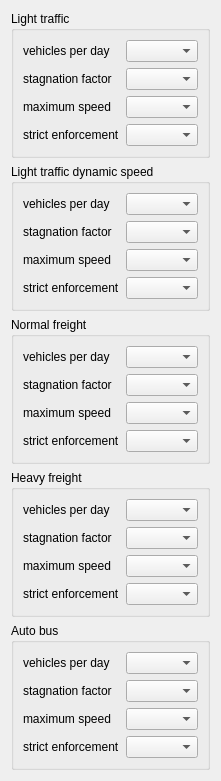
                <widget class="QWidget" name="page_veh_srm2">
                 <layout class="QVBoxLayout" name="verticalLayout_5">
                  <item>
                   <widget class="QGroupBox" name="groupBox_rd_v_lt1">
                    <property name="title">
                     <string>Light traffic</string>
                    </property>
                    <layout class="QGridLayout" name="gridLayout_11">
                     <item row="5" column="0">
                      <widget class="QLabel" name="label_rd_v_lt1_strict">
                       <property name="text">
                        <string>strict enforcement</string>
                       </property>
                      </widget>
                     </item>
                     <item row="1" column="0">
                      <widget class="QLabel" name="label_rd_v_lt1_stagnation">
                       <property name="text">
                        <string>stagnation factor</string>
                       </property>
                      </widget>
                     </item>
                     <item row="5" column="1">
                      <widget class="QgsFieldComboBox" name="fcb_rd_v_lt1_strict"/>
                     </item>
                     <item row="2" column="1">
                      <widget class="QgsFieldComboBox" name="fcb_rd_v_lt1_maxspeed"/>
                     </item>
                     <item row="2" column="0">
                      <widget class="QLabel" name="label_rd_v_lt1_maxspeed">
                       <property name="text">
                        <string>maximum speed</string>
                       </property>
                      </widget>
                     </item>
                     <item row="1" column="1">
                      <widget class="QgsFieldComboBox" name="fcb_rd_v_lt1_stagnation"/>
                     </item>
                     <item row="0" column="0">
                      <widget class="QLabel" name="label_rd_v_lt1_vehicles_per_time">
                       <property name="text">
                        <string>vehicles per day</string>
                       </property>
                      </widget>
                     </item>
                     <item row="0" column="1">
                      <widget class="QgsFieldComboBox" name="fcb_rd_v_lt1_vehicles_per_time"/>
                     </item>
                    </layout>
                   </widget>
                  </item>
                  <item>
                   <widget class="QGroupBox" name="groupBox_rd_v_lt2">
                    <property name="title">
                     <string>Light traffic dynamic speed</string>
                    </property>
                    <layout class="QGridLayout" name="gridLayout_13">
                     <item row="0" column="0">
                      <widget class="QLabel" name="label_rd_v_lt2_vehicles_per_time">
                       <property name="text">
                        <string>vehicles per day</string>
                       </property>
                      </widget>
                     </item>
                     <item row="0" column="1">
                      <widget class="QgsFieldComboBox" name="fcb_rd_v_lt2_vehicles_per_time"/>
                     </item>
                     <item row="5" column="0">
                      <widget class="QLabel" name="label_rd_v_lt2_strict">
                       <property name="text">
                        <string>strict enforcement</string>
                       </property>
                      </widget>
                     </item>
                     <item row="2" column="0">
                      <widget class="QLabel" name="label_rd_v_lt2_maxspeed">
                       <property name="text">
                        <string>maximum speed</string>
                       </property>
                      </widget>
                     </item>
                     <item row="5" column="1">
                      <widget class="QgsFieldComboBox" name="fcb_rd_v_lt2_strict"/>
                     </item>
                     <item row="2" column="1">
                      <widget class="QgsFieldComboBox" name="fcb_rd_v_lt2_maxspeed"/>
                     </item>
                     <item row="1" column="0">
                      <widget class="QLabel" name="label_rd_v_lt2_stagnation">
                       <property name="text">
                        <string>stagnation factor</string>
                       </property>
                      </widget>
                     </item>
                     <item row="1" column="1">
                      <widget class="QgsFieldComboBox" name="fcb_rd_v_lt2_stagnation"/>
                     </item>
                    </layout>
                   </widget>
                  </item>
                  <item>
                   <widget class="QGroupBox" name="groupBox_rd_v_nf">
                    <property name="title">
                     <string>Normal freight</string>
                    </property>
                    <layout class="QGridLayout" name="gridLayout_14">
                     <item row="1" column="1">
                      <widget class="QgsFieldComboBox" name="fcb_rd_v_nf_stagnation"/>
                     </item>
                     <item row="2" column="1">
                      <widget class="QgsFieldComboBox" name="fcb_rd_v_nf_maxspeed"/>
                     </item>
                     <item row="2" column="0">
                      <widget class="QLabel" name="label_rd_v_nf_maxspeed">
                       <property name="text">
                        <string>maximum speed</string>
                       </property>
                      </widget>
                     </item>
                     <item row="5" column="1">
                      <widget class="QgsFieldComboBox" name="fcb_rd_v_nf_strict"/>
                     </item>
                     <item row="5" column="0">
                      <widget class="QLabel" name="label_rd_v_nf_strict">
                       <property name="text">
                        <string>strict enforcement</string>
                       </property>
                      </widget>
                     </item>
                     <item row="0" column="0">
                      <widget class="QLabel" name="label_rd_v_nf_vehicles_per_time">
                       <property name="text">
                        <string>vehicles per day</string>
                       </property>
                      </widget>
                     </item>
                     <item row="0" column="1">
                      <widget class="QgsFieldComboBox" name="fcb_rd_v_nf_vehicles_per_time"/>
                     </item>
                     <item row="1" column="0">
                      <widget class="QLabel" name="label_rd_v_nf_stagnation">
                       <property name="text">
                        <string>stagnation factor</string>
                       </property>
                      </widget>
                     </item>
                    </layout>
                   </widget>
                  </item>
                  <item>
                   <widget class="QGroupBox" name="groupBox_rd_v_hf">
                    <property name="title">
                     <string>Heavy freight</string>
                    </property>
                    <layout class="QGridLayout" name="gridLayout_15">
                     <item row="2" column="1">
                      <widget class="QgsFieldComboBox" name="fcb_rd_v_hf_maxspeed"/>
                     </item>
                     <item row="1" column="0">
                      <widget class="QLabel" name="label_rd_v_hf_stagnation">
                       <property name="text">
                        <string>stagnation factor</string>
                       </property>
                      </widget>
                     </item>
                     <item row="5" column="0">
                      <widget class="QLabel" name="label_rd_v_hf_strict">
                       <property name="text">
                        <string>strict enforcement</string>
                       </property>
                      </widget>
                     </item>
                     <item row="2" column="0">
                      <widget class="QLabel" name="label_rd_v_hf_maxspeed">
                       <property name="text">
                        <string>maximum speed</string>
                       </property>
                      </widget>
                     </item>
                     <item row="1" column="1">
                      <widget class="QgsFieldComboBox" name="fcb_rd_v_hf_stagnation"/>
                     </item>
                     <item row="5" column="1">
                      <widget class="QgsFieldComboBox" name="fcb_rd_v_hf_strict"/>
                     </item>
                     <item row="0" column="0">
                      <widget class="QLabel" name="label_rd_v_hf_vehicles_per_time">
                       <property name="text">
                        <string>vehicles per day</string>
                       </property>
                      </widget>
                     </item>
                     <item row="0" column="1">
                      <widget class="QgsFieldComboBox" name="fcb_rd_v_hf_vehicles_per_time"/>
                     </item>
                    </layout>
                   </widget>
                  </item>
                  <item>
                   <widget class="QGroupBox" name="groupBox_rd_v_ab">
                    <property name="title">
                     <string>Auto bus</string>
                    </property>
                    <layout class="QGridLayout" name="gridLayout_16">
                     <item row="5" column="0">
                      <widget class="QLabel" name="label_rd_v_ab_strict">
                       <property name="text">
                        <string>strict enforcement</string>
                       </property>
                      </widget>
                     </item>
                     <item row="0" column="0">
                      <widget class="QLabel" name="label_rd_v_ab_vehicles_per_time">
                       <property name="text">
                        <string>vehicles per day</string>
                       </property>
                      </widget>
                     </item>
                     <item row="0" column="1">
                      <widget class="QgsFieldComboBox" name="fcb_rd_v_ab_vehicles_per_time"/>
                     </item>
                     <item row="2" column="1">
                      <widget class="QgsFieldComboBox" name="fcb_rd_v_ab_maxspeed"/>
                     </item>
                     <item row="2" column="0">
                      <widget class="QLabel" name="label_rd_v_ab_maxspeed">
                       <property name="text">
                        <string>maximum speed</string>
                       </property>
                      </widget>
                     </item>
                     <item row="5" column="1">
                      <widget class="QgsFieldComboBox" name="fcb_rd_v_ab_strict"/>
                     </item>
                     <item row="1" column="0">
                      <widget class="QLabel" name="label_rd_v_ab_stagnation">
                       <property name="text">
                        <string>stagnation factor</string>
                       </property>
                      </widget>
                     </item>
                     <item row="1" column="1">
                      <widget class="QgsFieldComboBox" name="fcb_rd_v_ab_stagnation"/>
                     </item>
                    </layout>
                   </widget>
                  </item>
                 </layout>
                </widget>
